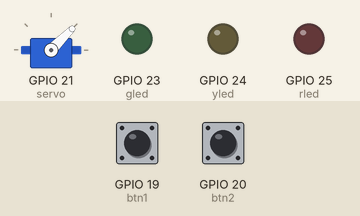
Bench run of a program on a simulated Raspberry Pi (BCM pin numbers). Shown: servo, output pins drawn as LEDs (lit = HIGH). Dashed ring = blinking. The test bench sets the inputs (shaded band); at power-on: GPIO 19 (btn1) HIGH, GPIO 20 (btn2) HIGH. Servo angles are drawn from the pulse width (0.5 ms = 0°, 2.5 ms = 180°).

Above: at 1.2 s.
1.3 s: GPIO 19 (btn1) pulled LOW for 0.15 s
At 1.7 s:
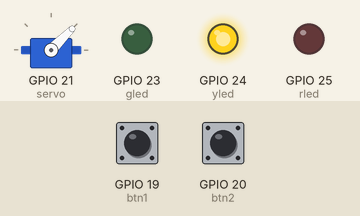
3.3 s: GPIO 19 (btn1) pulsed LOW 5 times (0.12 s each, 0.3 s apart)
At 4.75 s:
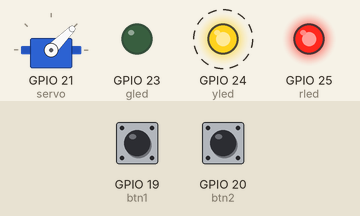
Timing chart, 0 to 7.0 s (numbered marks = the images above; inputs shaded):
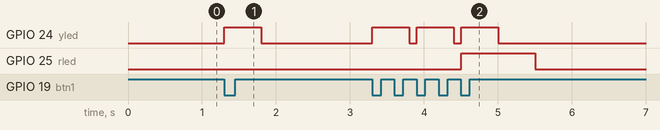

Measured:
- after the input at 1.3 s, GPIO 24 (yled): LOW → HIGH at once, → LOW 0.50 s later
- after the input at 3.3 s, GPIO 24 (yled): alternates HIGH for 0.50 s and LOW for 0.10 s, 6 changes in all, then stays LOW, starting at once; GPIO 25 (rled): LOW → HIGH after 1.2 s, → LOW 1.0 s later

The program:

doorlock.py
```python
from gpiozero import AngularServo, Button, LED
from time import sleep

gled = LED(23)
yled = LED(24)
rled = LED(25)

btn1 = Button(19)
btn2 = Button(20)

servo = AngularServo(21, min_angle=0, max_angle=90)

pwd = [0, 1, 0, 1]
btnin = [0, 0, 0, 0]

servo.angle = 0

idx = -1

def btn1pressed():
    global idx
    if idx != -1:
        btnin[idx] = 0
        idx += 1
        yled.on()
        sleep(0.5)
        yled.off()

def btn2pressed():
    global idx
    if idx != -1:
        btnin[idx] = 1
        idx += 1
        yled.on()
        sleep(0.5)
        yled.off()

btn1.when_pressed = btn1pressed
btn2.when_pressed = btn2pressed

while True:
    idx = 0
    while idx < 4:
        pass
    idx = -1

    issame = True

    for i in range(4):
        if pwd[i] != btnin[i]:
            issame = False

    if issame:
        gled.on()
        servo.angle = 90
        sleep(1)
        gled.off()
        servo.angle = 0
    else:
        rled.on()
        sleep(1)
        rled.off()
```
